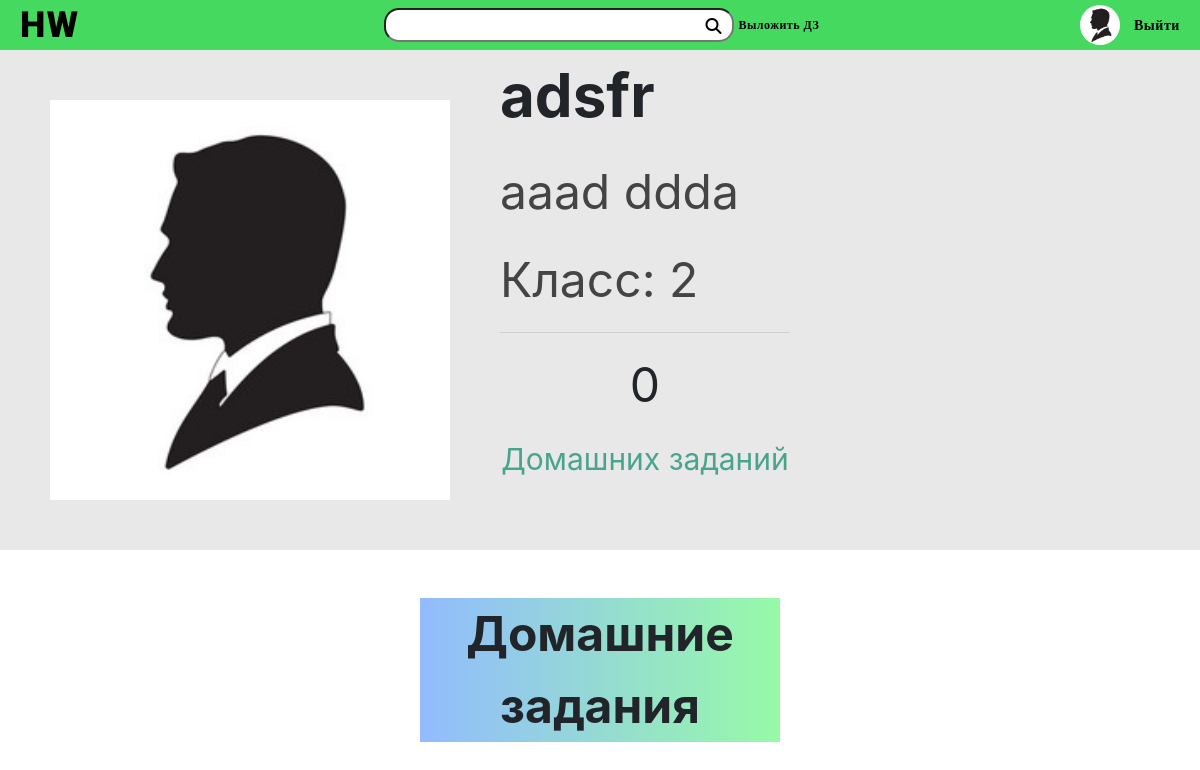
The app's page /id2 (signed in) with its own data.
### users/models.py (models this page shows, shortened)
class UserProfile(models.Model):
	user = models.OneToOneField(User, related_name='profile', on_delete=models.CASCADE)
	name = models.CharField(max_length=15, blank=True, validators=[validate_input])
	surname = models.CharField(max_length=15, blank=True, validators=[validate_input])
	grade = models.IntegerField(choices=create_grades(), default=1)
	photo = models.ImageField(upload_to=upload_location, default='users/default.jpg')

class User(AbstractBaseUser):
	username = models.CharField(max_length=20, unique=True, validators=[validate_input])
	admin = models.BooleanField(default=False)
	staff = models.BooleanField(default=False)
	USERNAME_FIELD = 'username'
	REQUIRED_FIELDS = []
	objects = UserManager()

### users/views.py (the view)
# urls.py: path('id<int:id_>', views.profile, name='profile'),
@login_required
def profile(request, id_):
	user = get_object_or_404(User, id=id_)
	profile = user.profile
	homeworks = Homework.objects.all().publisher(user)
	context = {'user':request.user, 'page_user':user, 'profile':profile, 'homeworks':homeworks}
	return render(request, 'users/profile.html', context)

### homeworks/models.py (called while the page is built)
	def publisher(self, user):
		return self.filter(
			publisher__exact = user)

	def get_queryset(self):
		return HomeworkQuerySet(self.model, using=self._db)

### users/models.py (called while the page is built)
	def get_queryset(self):
		return UserQuerySet(self.model, using=self._db)

### users/templates/users/profile.html (shortened to what this page needs)
{% extends 'navbar.html' %}
{% load static %}
{% block link %}
	<link rel="stylesheet" href="{% static 'styles/style_profile.css' %}?version=8">
	<link href="{% static 'styles/style_hw.css' %}?version=83" rel="stylesheet">
{% endblock %}
{% block content %}
	<div class="show_profile" id="info" style="display: grid">
		<div class="profile_image">
			<img class="profile_image_img" src="{{profile.photo.url}}" alt="Блять не загузилось!!!" height="400px" width="400px">
		</div>
		<div class="profile_info">
			<p style="font-size: 60px; font-weight: bold;">{{page_user.username}}</p>
			<p style="font-size: 48px; color: #444444;">
				{% if profile.name and profile.surname %}
				{{profile.name}} {{profile.surname}}
				{% endif %}
			</p>
			<p style="font-size: 48px; color: #444444;">
				{% if profile.grade %}
				Класс: {{profile.grade}}
				{% else %}
				Класс: *не указан*
				{% endif %}
			</p>
			<div class="profile_info_hwcounter">
				<hr width="100%" style="bottom: 0">
				<p style="font-size: 48px; float:top" align="center">{{homeworks.count}}</p>
				<p style="font-size: 30px; float:top; color:#49a48e" align="center">Домашних заданий</p>
			</div>
		</div>
	</div>
	<div class="profile_show_homework">
		<p align="center" style="font-size: 48px; background: rgb(1,0,255); background: linear-gradient(90deg, #92bbff 0%, #97faa7 100%); width: 30%; margin-right: auto; margin-left: auto; font-weight: bold;">Домашние задания</p>
	</div>
{% endblock %}

### templates/navbar.html (shortened to what this page needs)
<!DOCTYPE html>
<html lang="en">
<head>
	{% load static %}
	<link rel="stylesheet" href="https://stackpath.bootstrapcdn.com/bootstrap/4.3.1/css/bootstrap.min.css">
	<link href="{% static 'styles/style_nav.css' %}?version=16" rel="stylesheet">
	<link rel="stylesheet" type="text/css" href="{% static 'styles/style_upload.css' %}?version=2">
	{% block link %} {% endblock %}
</head>
<body>
	<div class="navbarr">
		<div class="navbar_grid">
			<div class="navbar_grid_logo">
				<a class="navbar_grid_logo_logo usual" href="/home">HW</a>
			</div>
			<div class="navbar_grid_HW" style="">
				<button type="submit" id="navbar_submit"><i class="fas fa-search"></i></button>
				<input type="text" class="navbar_FastSearch usual" id="navbar_search" style="padding-right: 30px; padding-left: 15px;">
				<a href="#upload_frame" class="navbar_Upload usual" style="color: black!important; font-size: 12px; line-height: 14px;">Выложить ДЗ</a>
			</div>
			<div class="navbar_grid_Profile">
				<img src="{{profile.photo.url}}" width="40px" height="40px" style="border-radius: 20px; margin-top: 5px; right: 80px; position: absolute">
				<a href="/logout"><p class="usual logout" style= "margin-top: 11px; right: 20px; position: absolute; font-size: 14px">Выйти</p></a>
			</div>
		</div>
	</div>
	{% block content %}
	{% endblock %}
</body>
</html>

### static/styles/style_nav.css (style rules this page uses)
.navbarr { height: 50px; position: sticky; top: 0px; z-index: 100000; background: #46D960; padding: 0px!important; }
.navbar_grid { height: 50px; width: 100%; display: grid; grid-template-columns: 1fr calc(350px + 83px + 50px) 1fr; position: absolute; }
.navbar_FastSearch { border-radius: 15px; color: black!important; margin-left: 25px; width: 350px; height: 34px; margin-top: 8px; }
.navbar_Upload { margin-top: 18px; position: absolute; margin-left: 5px; }
.navbar_grid_logo_logo { position: absolute; font-size: 36px!important; line-height: 42px!important; margin-top: 4px; margin-left: 20px; color: black!important; }
.usual { font-family: Roboto; font-style: normal; font-weight: 900; font-size: 24px; line-height: 28px; text-align: center; letter-spacing: 0.04em; color: #FFFFFF; }
#navbar_submit { border: 0; background: none; position: absolute; width: 20px; height: 20px; margin: 0px; padding: 0px; margin-top: 14px; margin-left: 345px; }
.logout { color: black!important; }

### static/styles/style_profile.css (style rules this page uses)
.show_profile { display: grid; grid-template-columns: 500px 1fr 120px; width: 100%; height: 500px; background-color: #e8e8e8; margin-bottom: 3em; }
.profile_image { align-items: center; justify-content: center; }
.profile_info_hwcounter { top: 50%; height: 50%; width: 50%; }
.profile_show_homework { height: 100%; }
.profile_image_img { margin-top: 50px; margin-left: 50px; margin-right: 50px; }
body { min-width: 1000px; }

### records on screen
UserProfile: photo (placeholder picture), name "aaad", surname "ddda", grade "2"
User: username "adsfr"

### other values on screen
{{ homeworks.count }} "0"
